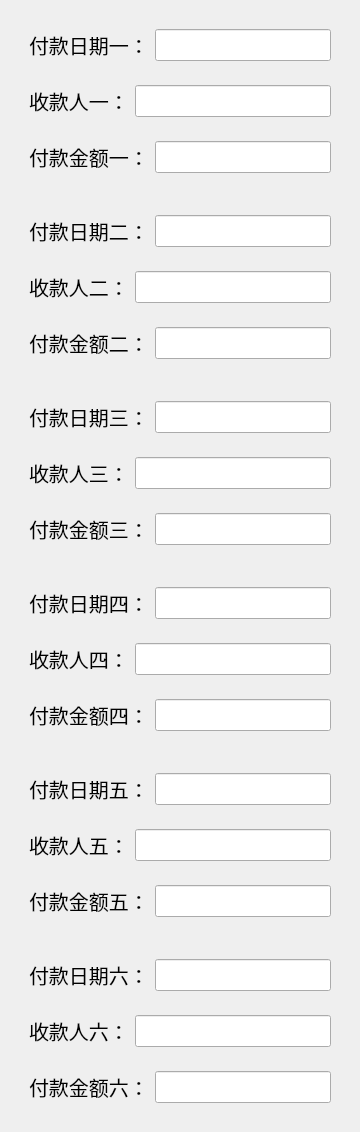
           <widget class="QWidget" name="widget_57" native="true">
            <layout class="QVBoxLayout" name="verticalLayout_14">
             <item>
              <widget class="QWidget" name="widget_33" native="true">
               <layout class="QVBoxLayout" name="verticalLayout_8">
                <item>
                 <widget class="QWidget" name="widget_34" native="true">
                  <layout class="QHBoxLayout" name="horizontalLayout_28">
                   <item>
                    <widget class="QLabel" name="label_28">
                     <property name="font">
                      <font>
                       <pointsize>15</pointsize>
                      </font>
                     </property>
                     <property name="text">
                      <string>付款日期一：</string>
                     </property>
                    </widget>
                   </item>
                   <item>
                    <widget class="QLineEdit" name="pay_date1">
                     <property name="font">
                      <font>
                       <pointsize>15</pointsize>
                      </font>
                     </property>
                    </widget>
                   </item>
                  </layout>
                 </widget>
                </item>
                <item>
                 <widget class="QWidget" name="widget_35" native="true">
                  <layout class="QHBoxLayout" name="horizontalLayout_29">
                   <item>
                    <widget class="QLabel" name="label_29">
                     <property name="font">
                      <font>
                       <pointsize>15</pointsize>
                      </font>
                     </property>
                     <property name="text">
                      <string>收款人一：</string>
                     </property>
                    </widget>
                   </item>
                   <item>
                    <widget class="QLineEdit" name="gain_person1">
                     <property name="font">
                      <font>
                       <pointsize>15</pointsize>
                      </font>
                     </property>
                    </widget>
                   </item>
                  </layout>
                 </widget>
                </item>
                <item>
                 <widget class="QWidget" name="widget_36" native="true">
                  <layout class="QHBoxLayout" name="horizontalLayout_30">
                   <item>
                    <widget class="QLabel" name="label_30">
                     <property name="font">
                      <font>
                       <pointsize>15</pointsize>
                      </font>
                     </property>
                     <property name="text">
                      <string>付款金额一：</string>
                     </property>
                    </widget>
                   </item>
                   <item>
                    <widget class="QLineEdit" name="pay_amount1">
                     <property name="font">
                      <font>
                       <pointsize>15</pointsize>
                      </font>
                     </property>
                    </widget>
                   </item>
                  </layout>
                 </widget>
                </item>
               </layout>
              </widget>
             </item>
             <item>
              <widget class="QWidget" name="widget_37" native="true">
               <layout class="QVBoxLayout" name="verticalLayout_9">
                <item>
                 <widget class="QWidget" name="widget_38" native="true">
                  <layout class="QHBoxLayout" name="horizontalLayout_31">
                   <item>
                    <widget class="QLabel" name="label_31">
                     <property name="font">
                      <font>
                       <pointsize>15</pointsize>
                      </font>
                     </property>
                     <property name="text">
                      <string>付款日期二：</string>
                     </property>
                    </widget>
                   </item>
                   <item>
                    <widget class="QLineEdit" name="pay_date2">
                     <property name="font">
                      <font>
                       <pointsize>15</pointsize>
                      </font>
                     </property>
                    </widget>
                   </item>
                  </layout>
                 </widget>
                </item>
                <item>
                 <widget class="QWidget" name="widget_39" native="true">
                  <layout class="QHBoxLayout" name="horizontalLayout_32">
                   <item>
                    <widget class="QLabel" name="label_32">
                     <property name="font">
                      <font>
                       <pointsize>15</pointsize>
                      </font>
                     </property>
                     <property name="text">
                      <string>收款人二：</string>
                     </property>
                    </widget>
                   </item>
                   <item>
                    <widget class="QLineEdit" name="gain_person2">
                     <property name="font">
                      <font>
                       <pointsize>15</pointsize>
                      </font>
                     </property>
                    </widget>
                   </item>
                  </layout>
                 </widget>
                </item>
                <item>
                 <widget class="QWidget" name="widget_40" native="true">
                  <layout class="QHBoxLayout" name="horizontalLayout_33">
                   <item>
                    <widget class="QLabel" name="label_33">
                     <property name="font">
                      <font>
                       <pointsize>15</pointsize>
                      </font>
                     </property>
                     <property name="text">
                      <string>付款金额二：</string>
                     </property>
                    </widget>
                   </item>
                   <item>
                    <widget class="QLineEdit" name="pay_amount2">
                     <property name="font">
                      <font>
                       <pointsize>15</pointsize>
                      </font>
                     </property>
                    </widget>
                   </item>
                  </layout>
                 </widget>
                </item>
               </layout>
              </widget>
             </item>
             <item>
              <widget class="QWidget" name="widget_41" native="true">
               <layout class="QVBoxLayout" name="verticalLayout_10">
                <item>
                 <widget class="QWidget" name="widget_42" native="true">
                  <layout class="QHBoxLayout" name="horizontalLayout_34">
                   <item>
                    <widget class="QLabel" name="label_34">
                     <property name="font">
                      <font>
                       <pointsize>15</pointsize>
                      </font>
                     </property>
                     <property name="text">
                      <string>付款日期三：</string>
                     </property>
                    </widget>
                   </item>
                   <item>
                    <widget class="QLineEdit" name="pay_date3">
                     <property name="font">
                      <font>
                       <pointsize>15</pointsize>
                      </font>
                     </property>
                    </widget>
                   </item>
                  </layout>
                 </widget>
                </item>
                <item>
                 <widget class="QWidget" name="widget_43" native="true">
                  <layout class="QHBoxLayout" name="horizontalLayout_35">
                   <item>
                    <widget class="QLabel" name="label_35">
                     <property name="font">
                      <font>
                       <pointsize>15</pointsize>
                      </font>
                     </property>
                     <property name="text">
                      <string>收款人三：</string>
                     </property>
                    </widget>
                   </item>
                   <item>
                    <widget class="QLineEdit" name="gain_person3">
                     <property name="font">
                      <font>
                       <pointsize>15</pointsize>
                      </font>
                     </property>
                    </widget>
                   </item>
                  </layout>
                 </widget>
                </item>
                <item>
                 <widget class="QWidget" name="widget_44" native="true">
                  <layout class="QHBoxLayout" name="horizontalLayout_36">
                   <item>
                    <widget class="QLabel" name="label_36">
                     <property name="font">
                      <font>
                       <pointsize>15</pointsize>
                      </font>
                     </property>
                     <property name="text">
                      <string>付款金额三：</string>
                     </property>
                    </widget>
                   </item>
                   <item>
                    <widget class="QLineEdit" name="pay_amount3">
                     <property name="font">
                      <font>
                       <pointsize>15</pointsize>
                      </font>
                     </property>
                    </widget>
                   </item>
                  </layout>
                 </widget>
                </item>
               </layout>
              </widget>
             </item>
             <item>
              <widget class="QWidget" name="widget_45" native="true">
               <layout class="QVBoxLayout" name="verticalLayout_11">
                <item>
                 <widget class="QWidget" name="widget_46" native="true">
                  <layout class="QHBoxLayout" name="horizontalLayout_37">
                   <item>
                    <widget class="QLabel" name="label_37">
                     <property name="font">
                      <font>
                       <pointsize>15</pointsize>
                      </font>
                     </property>
                     <property name="text">
                      <string>付款日期四：</string>
                     </property>
                    </widget>
                   </item>
                   <item>
                    <widget class="QLineEdit" name="pay_date4">
                     <property name="font">
                      <font>
                       <pointsize>15</pointsize>
                      </font>
                     </property>
                    </widget>
                   </item>
                  </layout>
                 </widget>
                </item>
                <item>
                 <widget class="QWidget" name="widget_47" native="true">
                  <layout class="QHBoxLayout" name="horizontalLayout_38">
                   <item>
                    <widget class="QLabel" name="label_38">
                     <property name="font">
                      <font>
                       <pointsize>15</pointsize>
                      </font>
                     </property>
                     <property name="text">
                      <string>收款人四：</string>
                     </property>
                    </widget>
                   </item>
                   <item>
                    <widget class="QLineEdit" name="gain_person4">
                     <property name="font">
                      <font>
                       <pointsize>15</pointsize>
                      </font>
                     </property>
                    </widget>
                   </item>
                  </layout>
                 </widget>
                </item>
                <item>
                 <widget class="QWidget" name="widget_48" native="true">
                  <layout class="QHBoxLayout" name="horizontalLayout_39">
                   <item>
                    <widget class="QLabel" name="label_39">
                     <property name="font">
                      <font>
                       <pointsize>15</pointsize>
                      </font>
                     </property>
                     <property name="text">
                      <string>付款金额四：</string>
                     </property>
                    </widget>
                   </item>
                   <item>
                    <widget class="QLineEdit" name="pay_amount4">
                     <property name="font">
                      <font>
                       <pointsize>15</pointsize>
                      </font>
                     </property>
                    </widget>
                   </item>
                  </layout>
                 </widget>
                </item>
               </layout>
              </widget>
             </item>
             <item>
              <widget class="QWidget" name="widget_49" native="true">
               <layout class="QVBoxLayout" name="verticalLayout_12">
                <item>
                 <widget class="QWidget" name="widget_50" native="true">
                  <layout class="QHBoxLayout" name="horizontalLayout_40">
                   <item>
                    <widget class="QLabel" name="label_40">
                     <property name="font">
                      <font>
                       <pointsize>15</pointsize>
                      </font>
                     </property>
                     <property name="text">
                      <string>付款日期五：</string>
                     </property>
                    </widget>
                   </item>
                   <item>
                    <widget class="QLineEdit" name="pay_date5">
                     <property name="font">
                      <font>
                       <pointsize>15</pointsize>
                      </font>
                     </property>
                    </widget>
                   </item>
                  </layout>
                 </widget>
                </item>
                <item>
                 <widget class="QWidget" name="widget_51" native="true">
                  <layout class="QHBoxLayout" name="horizontalLayout_41">
                   <item>
                    <widget class="QLabel" name="label_41">
                     <property name="font">
                      <font>
                       <pointsize>15</pointsize>
                      </font>
                     </property>
                     <property name="text">
                      <string>收款人五：</string>
                     </property>
                    </widget>
                   </item>
                   <item>
                    <widget class="QLineEdit" name="gain_person5">
                     <property name="font">
                      <font>
                       <pointsize>15</pointsize>
                      </font>
                     </property>
                    </widget>
                   </item>
                  </layout>
                 </widget>
                </item>
                <item>
                 <widget class="QWidget" name="widget_52" native="true">
                  <layout class="QHBoxLayout" name="horizontalLayout_42">
                   <item>
                    <widget class="QLabel" name="label_42">
                     <property name="font">
                      <font>
                       <pointsize>15</pointsize>
                      </font>
                     </property>
                     <property name="text">
                      <string>付款金额五：</string>
                     </property>
                    </widget>
                   </item>
                   <item>
                    <widget class="QLineEdit" name="pay_amount5">
                     <property name="font">
                      <font>
                       <pointsize>15</pointsize>
                      </font>
                     </property>
                    </widget>
                   </item>
                  </layout>
                 </widget>
                </item>
               </layout>
              </widget>
             </item>
             <item>
              <widget class="QWidget" name="widget_53" native="true">
               <layout class="QVBoxLayout" name="verticalLayout_13">
                <item>
                 <widget class="QWidget" name="widget_54" native="true">
                  <layout class="QHBoxLayout" name="horizontalLayout_43">
                   <item>
                    <widget class="QLabel" name="label_43">
                     <property name="font">
                      <font>
                       <pointsize>15</pointsize>
                      </font>
                     </property>
                     <property name="text">
                      <string>付款日期六：</string>
                     </property>
                    </widget>
                   </item>
                   <item>
                    <widget class="QLineEdit" name="pay_date6">
                     <property name="font">
                      <font>
                       <pointsize>15</pointsize>
                      </font>
                     </property>
                    </widget>
                   </item>
                  </layout>
                 </widget>
                </item>
                <item>
                 <widget class="QWidget" name="widget_55" native="true">
                  <layout class="QHBoxLayout" name="horizontalLayout_44">
                   <item>
                    <widget class="QLabel" name="label_44">
                     <property name="font">
                      <font>
                       <pointsize>15</pointsize>
                      </font>
                     </property>
                     <property name="text">
                      <string>收款人六：</string>
                     </property>
                    </widget>
                   </item>
                   <item>
                    <widget class="QLineEdit" name="gain_person6">
                     <property name="font">
                      <font>
                       <pointsize>15</pointsize>
                      </font>
                     </property>
                    </widget>
                   </item>
                  </layout>
                 </widget>
                </item>
                <item>
                 <widget class="QWidget" name="widget_56" native="true">
                  <layout class="QHBoxLayout" name="horizontalLayout_45">
                   <item>
                    <widget class="QLabel" name="label_45">
                     <property name="font">
                      <font>
                       <pointsize>15</pointsize>
                      </font>
                     </property>
                     <property name="text">
                      <string>付款金额六：</string>
                     </property>
                    </widget>
                   </item>
                   <item>
                    <widget class="QLineEdit" name="pay_amount6">
                     <property name="font">
                      <font>
                       <pointsize>15</pointsize>
                      </font>
                     </property>
                    </widget>
                   </item>
                  </layout>
                 </widget>
                </item>
               </layout>
              </widget>
             </item>
            </layout>
           </widget>
